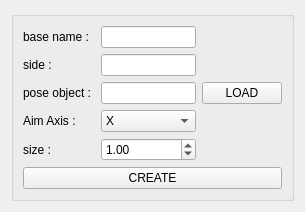
<?xml version="1.0" encoding="UTF-8"?>
<ui version="4.0">
 <class>Form</class>
 <widget class="QWidget" name="Form">
  <property name="geometry">
   <rect>
    <x>0</x>
    <y>0</y>
    <width>305</width>
    <height>199</height>
   </rect>
  </property>
  <property name="windowTitle">
   <string>Form</string>
  </property>
  <layout class="QVBoxLayout" name="verticalLayout">
   <item>
    <widget class="QGroupBox" name="groupBox">
     <property name="title">
      <string/>
     </property>
     <layout class="QGridLayout" name="gridLayout">
      <item row="0" column="0">
       <widget class="QLabel" name="nameL">
        <property name="text">
         <string>base name :</string>
        </property>
       </widget>
      </item>
      <item row="0" column="1">
       <widget class="QLineEdit" name="nameLE"/>
      </item>
      <item row="1" column="0">
       <widget class="QLabel" name="sideL">
        <property name="text">
         <string>side : </string>
        </property>
       </widget>
      </item>
      <item row="1" column="1">
       <widget class="QLineEdit" name="sideLE"/>
      </item>
      <item row="2" column="0">
       <widget class="QLabel" name="poseObjectL">
        <property name="text">
         <string>pose object : </string>
        </property>
       </widget>
      </item>
      <item row="2" column="1">
       <widget class="QLineEdit" name="poseObjectLE"/>
      </item>
      <item row="2" column="2">
       <widget class="QPushButton" name="pushButton">
        <property name="text">
         <string>LOAD</string>
        </property>
       </widget>
      </item>
      <item row="3" column="0">
       <widget class="QLabel" name="aimAxisL">
        <property name="text">
         <string>Aim Axis :</string>
        </property>
       </widget>
      </item>
      <item row="3" column="1">
       <widget class="QComboBox" name="comboBox">
        <item>
         <property name="text">
          <string>X</string>
         </property>
        </item>
        <item>
         <property name="text">
          <string>Y</string>
         </property>
        </item>
        <item>
         <property name="text">
          <string>Z</string>
         </property>
        </item>
       </widget>
      </item>
      <item row="4" column="0">
       <widget class="QLabel" name="sizeL">
        <property name="text">
         <string>size :</string>
        </property>
       </widget>
      </item>
      <item row="4" column="1">
       <widget class="QDoubleSpinBox" name="doubleSpinBox">
        <property name="value">
         <double>1.000000000000000</double>
        </property>
       </widget>
      </item>
      <item row="5" column="0" colspan="3">
       <widget class="QPushButton" name="createPB">
        <property name="text">
         <string>CREATE</string>
        </property>
       </widget>
      </item>
     </layout>
    </widget>
   </item>
  </layout>
 </widget>
 <resources/>
 <connections/>
</ui>
